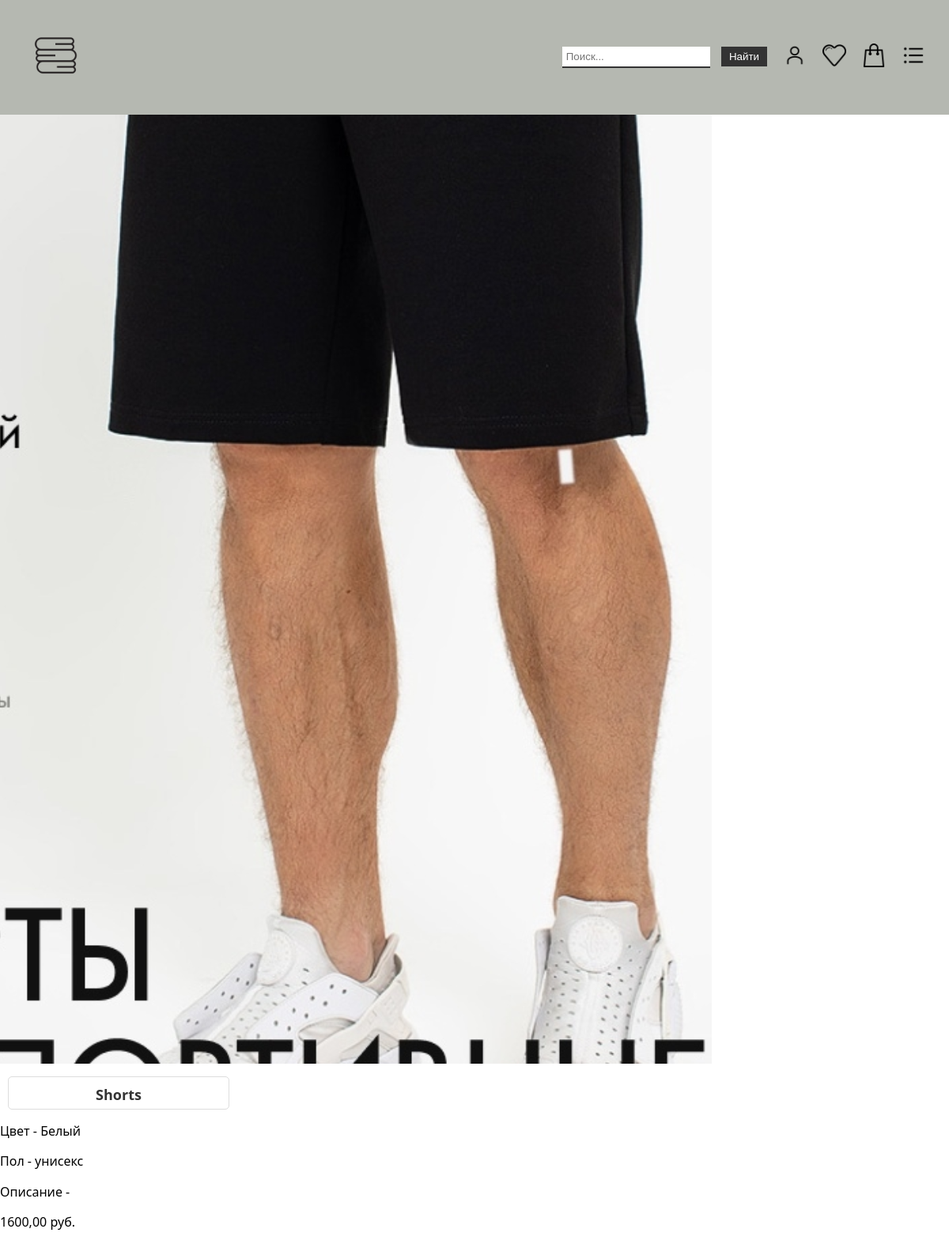
The app's page /product/shorty-belyj/, older data.
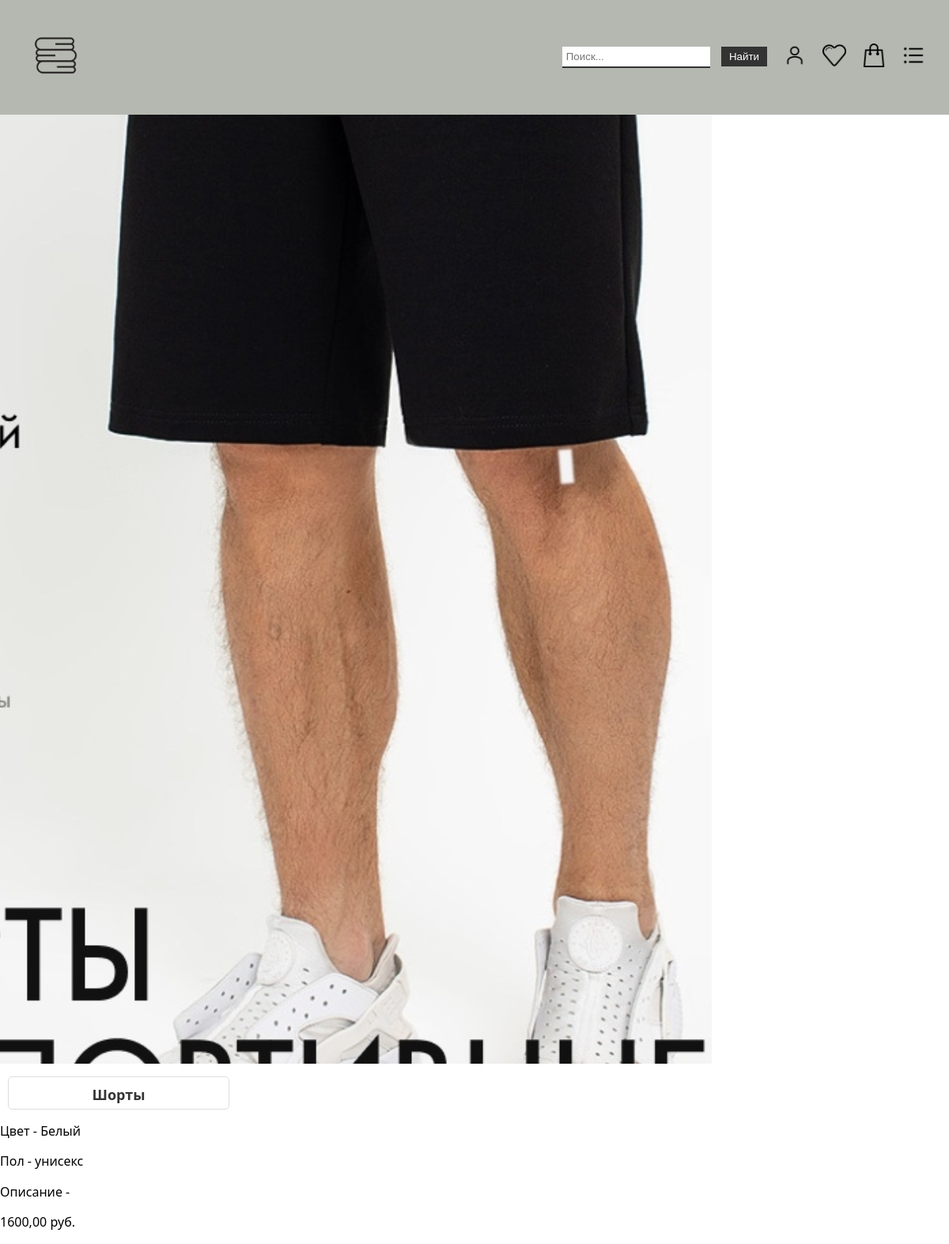
The same page, newer data.
### product/models.py (models this page shows, shortened)
class Product(models.Model):
    title = models.CharField(max_length=100)
    slug = models.SlugField(max_length=255, unique=True, db_index=True, verbose_name="URL")
    price = models.DecimalField(max_digits=10, decimal_places=2, null=True)
    photo = models.ImageField(blank=True, upload_to='photos/%Y/%m/%d/')
    color = models.CharField(max_length=50)
    content = models.TextField(blank=True)
    search_names = models.TextField(blank=True)
    gender = models.CharField(max_length=50)
    is_published = models.BooleanField(default=True)
    cat = models.ForeignKey('Catalog', on_delete=models.PROTECT)
    def get_absolute_url(self):
        return reverse('product', kwargs={'prod_slug': self.slug})
    class Meta:
        verbose_name = 'Товар'
        verbose_name_plural = 'Товары'
        ordering = ('title', )

### product/views.py (the view)
# urls.py: path('product/<slug:prod_slug>/', show_product, name='product'),
def show_product(request, prod_slug):
    if request.user.is_authenticated:
        liked_products, created = LikedProduct.objects.get_or_create(user=request.user)
        cart_products, created = CartProduct.objects.get_or_create(user=request.user)
        prod = get_object_or_404(Product, slug=prod_slug)
        if prod in liked_products.liked.all():
            is_liked = 'Удалить из избранного'
        else:
            is_liked = 'Добавить в избранное'
        if prod in cart_products.cart.all():
            is_cart = 'Удалить из корзины'
        else:
            is_cart = 'Добавить в корзину'
        context = {
            'prod': prod,
            'menu': menu,
            'title': prod.title,
            'is_liked': is_liked,
            'is_cart': is_cart,
            'log': True
        }
    else:
        prod = get_object_or_404(Product, slug=prod_slug)
        context = {
            'prod': prod,
            'menu': menu,
            'title': prod.title,
            'log': False
        }
    return render(request, 'product/prod.html', context=context)

### product/templates/product/prod.html (shortened to what this page needs)
{% extends 'product/base.html' %}
{% block content %}
                {% if prod.photo %}
                          <img src="{{prod.photo.url}}" alt="{{prod.title}}">
                        {% else %}
                            <div style="height: 200px;"></div>
                        {% endif %}
                            <a href="{{ prod.get_absolute_url }}" class="item"><h2>{{ prod.title }}</h2></a>
                            <p>Цвет - {{ prod.color }}</p>
                            <p>Пол - {{ prod.gender }}</p>
                            <p>Описание - {{ prod.context }}</p>
                            <p>{{ prod.price }} руб.</p>
{% endblock content %}

Row changes from the older to the newer data that the page shows:
changed Product "Белый": title "Shorts" → "Шорты"
